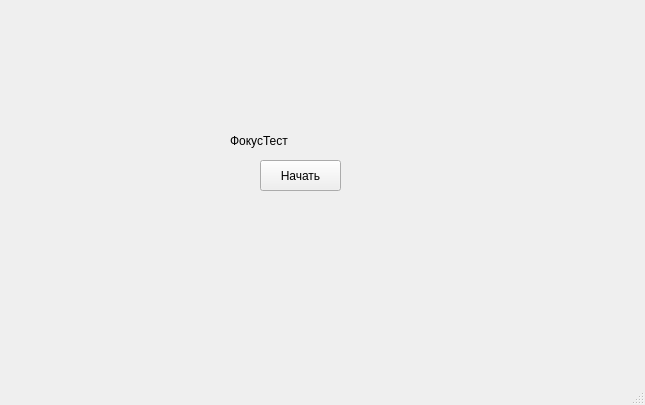
<?xml version="1.0" encoding="UTF-8"?>
<ui version="4.0">
 <class>AttentionTest</class>
 <widget class="QMainWindow" name="AttentionTest">
  <property name="geometry">
   <rect>
    <x>0</x>
    <y>0</y>
    <width>645</width>
    <height>405</height>
   </rect>
  </property>
  <property name="windowTitle">
   <string>MainWindow</string>
  </property>
  <widget class="QWidget" name="centralwidget">
   <widget class="QPushButton" name="startButton">
    <property name="geometry">
     <rect>
      <x>260</x>
      <y>160</y>
      <width>81</width>
      <height>31</height>
     </rect>
    </property>
    <property name="styleSheet">
     <string notr="true">font: 13pt &quot;MS Shell Dlg 2&quot;;</string>
    </property>
    <property name="text">
     <string>Начать</string>
    </property>
   </widget>
   <widget class="QLabel" name="label">
    <property name="geometry">
     <rect>
      <x>230</x>
      <y>120</y>
      <width>151</width>
      <height>41</height>
     </rect>
    </property>
    <property name="styleSheet">
     <string notr="true">font: 75 23pt &quot;MS Shell Dlg 2&quot;;</string>
    </property>
    <property name="text">
     <string>ФокусТест</string>
    </property>
   </widget>
  </widget>
  <widget class="QStatusBar" name="statusbar"/>
 </widget>
 <resources/>
 <connections/>
</ui>
